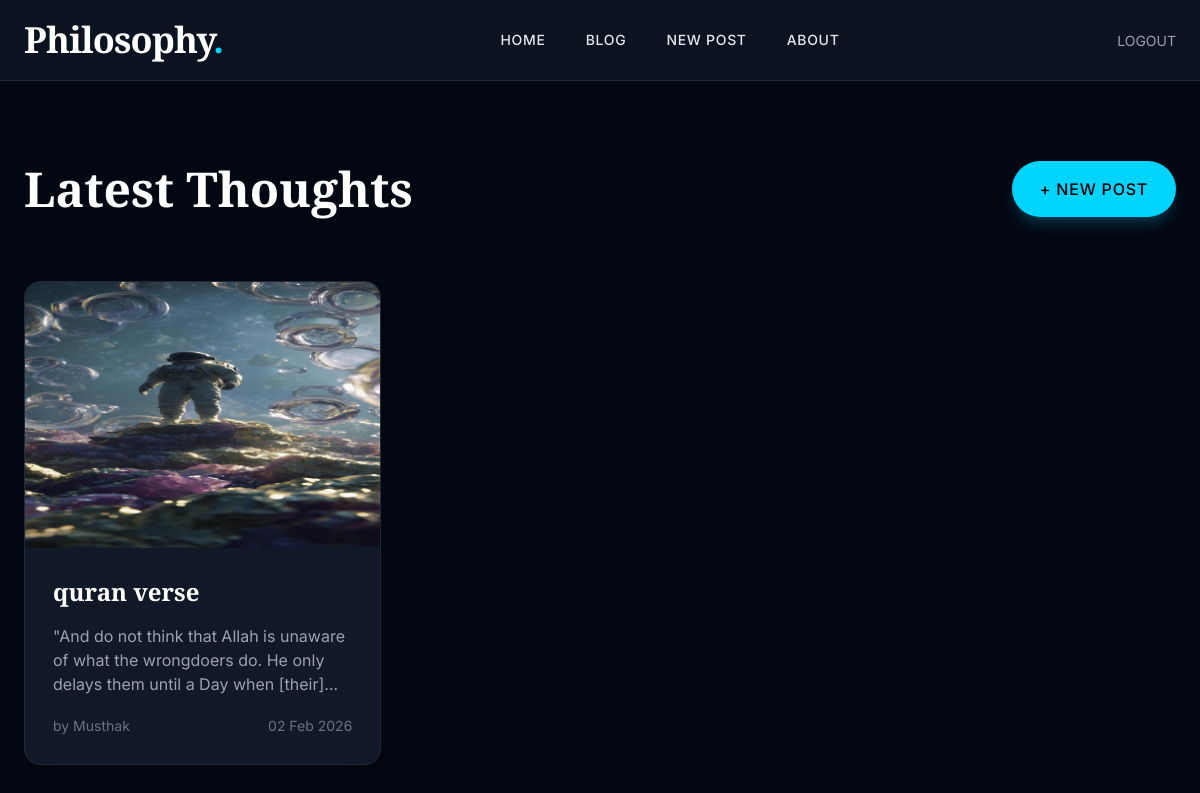
The page /blogs/?tag=trending (signed in) on the database its author committed.
### blogs/models.py (models this page shows, shortened)
class Post(models.Model):
    author = models.ForeignKey(settings.AUTH_USER_MODEL, on_delete=models.CASCADE, related_name="posts")
    title = models.CharField(max_length=255)
    slug = models.SlugField(unique=True)
    content = models.TextField()
    cover_image = models.ImageField(upload_to="posts/", blank=True, null=True)
    status = models.CharField(max_length=20, choices=[("draft", "Draft"), ("published", "Published"), ("private", "Private")], default="draft")
    created_at = models.DateTimeField(auto_now_add=True)
    updated_at = models.DateTimeField(auto_now=True)
    tags = models.ManyToManyField("Tag", related_name="posts", blank=True)

### accounts/models.py (models this page shows, shortened)
class User(AbstractUser):
    bio = models.TextField(blank=True, null=True)
    profile_image = models.ImageField(upload_to="profiles/", blank=True, null=True)
    created_at = models.DateTimeField(auto_now_add=True)

### blogs/views.py (the view)
# urls.py: path("", PostListView.as_view(), name="post_list"),
class PostListView(ListView):
    model = Post
    template_name = "post_list.html"
    ordering = ["-updated_at"]
    def get_queryset(self):
        queryset = super().get_queryset()
        tag_slug = self.request.GET.get("tag")  # query string ?tag=slug
        if tag_slug:
            queryset = queryset.filter(tags__slug=tag_slug)
        return queryset
    def get_context_data(self, **kwargs):
        context = super().get_context_data(**kwargs)
        for post in context['object_list']:
            post.likes_count = post.likes.count()
            post.user_liked = post.likes.filter(user=self.request.user).exists() if self.request.user.is_authenticated else False
        context['current_tag'] = self.request.GET.get("tag", "")
        return context

### templates/post_list.html (shortened to what this page needs)
{% extends "base.html" %}
{% block content %}
<div class="max-w-7xl mx-auto px-6 py-20">
  <div class="flex justify-between items-center mb-16 animate-fade-in-up">
    <h2 class="text-5xl font-serif font-bold text-white">Latest Thoughts</h2>
    {% if user.is_authenticated %}
    <a
      href="{% url 'post_create' %}"
      class="bg-accent text-black px-7 py-4 rounded-full hover:bg-accent/90 transition-all duration-300 hover:scale-105 active:scale-95 uppercase tracking-wider font-medium shadow-lg shadow-accent/20"
    >
      + New Post
    </a>
    {% endif %}
  </div>
  <div class="grid grid-cols-1 md:grid-cols-2 lg:grid-cols-3 gap-10">
    {% for post in post_list %}
    <article
      class="group bg-gray-900 rounded-2xl overflow-hidden border border-gray-800 shadow-xl hover:shadow-2xl hover:shadow-accent/20 transition-all duration-500 animate-fade-in-up stagger-{{ forloop.counter0|add:1 }} hover:-translate-y-1"
    >
      {% if post.cover_image %}
      <div class="overflow-hidden aspect-[4/3]">
        <img
          src="{{ post.cover_image.url }}"
          alt="{{ post.title }}"
          class="w-full h-full object-cover transition-transform duration-700 group-hover:scale-110"
        />
      </div>
      {% endif %}
      <div class="p-7">
        <h3
          class="text-2xl font-serif font-bold text-white mb-4 group-hover:text-accent transition-colors duration-300"
        >
          <a href="{% url 'post_detail' post.pk %}">{{ post.title }}</a>
        </h3>
        <p class="text-gray-400 mb-5 line-clamp-3">
          {{ post.content|truncatechars:160 }}
        </p>
        <div class="flex items-center justify-between text-sm text-gray-500">
          <span>by {{ post.author.username }}</span>
          <time>{{ post.created_at|date:"d M Y" }}</time>
        </div>
      </div>
    </article>
    {% empty %}
    <p
      class="col-span-full text-center text-xl text-gray-500 animate-fade-in-up"
    >
      No thoughts shared yet...
    </p>
    {% endfor %}
  </div>
</div>
{% endblock %}

### templates/base.html (style rules this page uses)
[class*="stagger-"] { opacity: 0; animation-fill-mode: forwards; }
.stagger-1 { animation-delay: 0.1s; }

### rows shown on the page
Post: cover_image (picture), title "quran verse", content "\"And do not think that Allah is unaware of what the wrongdoers do. He only delays them until a Day when…", author.username "Musthak", created_at "02 Feb 2026"
